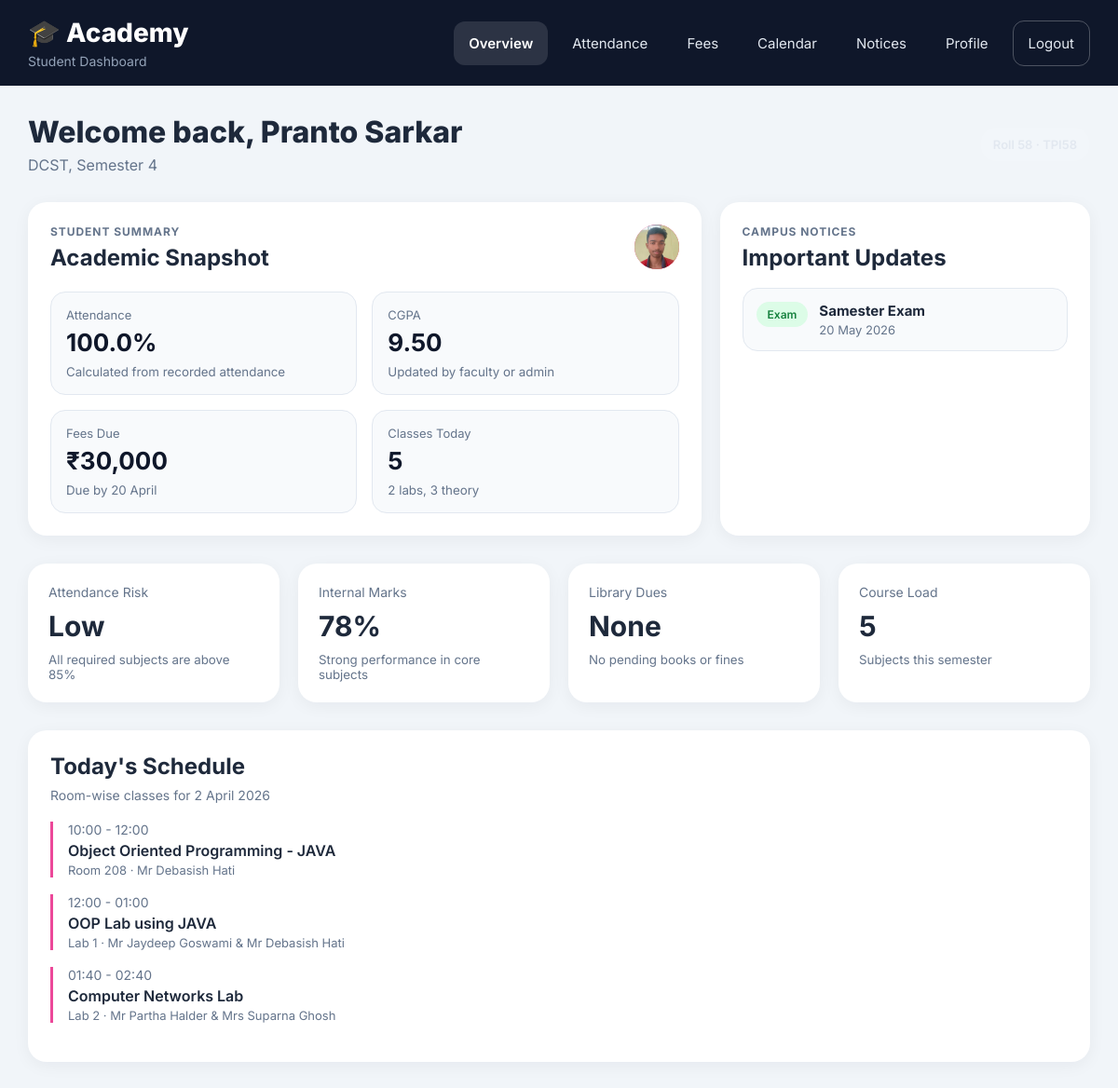
Page /students/dashboard/ (signed in) on the committed database.
### apps/students/models.py (models this page shows, shortened)
class StudentProfile(models.Model):
	GENDER_CHOICES = [
		('Male', 'Male'),
		('Female', 'Female'),
		('Other', 'Other'),
	]
	COURSE_CHOICES = [
		('DCST', 'DCST'),
		('DME', 'DME'),
		('DCE', 'DCE'),
		('DSE', 'DSE'),
		('DCFS', 'DCFS'),
		('DETC', 'DETC'),
		('DEE', 'DEE'),
	]
	SEMESTER_CHOICES = [(str(number), str(number)) for number in range(1, 7)]
	user = models.OneToOneField(User, on_delete=models.CASCADE, related_name='student_profile')
	student_id = models.CharField(max_length=20, unique=True)
	date_of_birth = models.DateField()
	gender = models.CharField(max_length=10, choices=GENDER_CHOICES)
	mobile = models.CharField(max_length=10)
	roll_no = models.PositiveIntegerField(unique=True)
	course = models.CharField(max_length=10, choices=COURSE_CHOICES)
	semester = models.CharField(max_length=1, choices=SEMESTER_CHOICES)
	advisor_faculty = models.ForeignKey('faculty.FacultyProfile', on_delete=models.SET_NULL, null=True, blank=True, related_name='advised_students')
	overall_gpa = models.DecimalField(max_digits=3, decimal_places=2, null=True, blank=True)
	address = models.TextField(blank=True)
	guardian_name = models.CharField(max_length=150)
	guardian_contact = models.CharField(max_length=10)
	profile_photo = models.ImageField(upload_to=student_profile_photo_upload_to, blank=True, null=True)
	created_at = models.DateTimeField(auto_now_add=True)
	class Meta:
		ordering = ['-created_at']

class AcademicCalendarEvent(models.Model):
	EVENT_TYPE_CHOICES = [
		('Event', 'Event'),
		('Holiday', 'Holiday'),
		('Exam', 'Exam'),
		('Notice', 'Notice'),
		('Meeting', 'Meeting'),
	]
	VISIBILITY_CHOICES = [
		('ALL', 'All Users'),
		('FACULTY_ADMIN', 'Faculty and Admin Only'),
	]
	title = models.CharField(max_length=200)
	event_date = models.DateField()
	event_type = models.CharField(max_length=20, choices=EVENT_TYPE_CHOICES, default='Event')
	description = models.TextField(blank=True)
	venue = models.CharField(max_length=200, blank=True)
	visibility = models.CharField(max_length=20, choices=VISIBILITY_CHOICES, default='ALL')
	posted_by = models.ForeignKey(User, on_delete=models.SET_NULL, null=True, blank=True, related_name='posted_academic_events')
	is_active = models.BooleanField(default=True)
	created_at = models.DateTimeField(auto_now_add=True)
	class Meta:
		ordering = ['event_date', 'title']

### apps/students/views.py (the view, shortened to what this page needs)
# urls.py: path('dashboard/', views.student_dashboard, name='dashboard'),
@login_required
def student_dashboard(request):
	profile = getattr(request.user, 'student_profile', None)
	display_name = request.user.get_full_name().strip() or request.user.username
	name_parts = [part[0].upper() for part in display_name.split() if part]
	avatar_text = ''.join(name_parts[:2]) if name_parts else display_name[:2].upper()
	today = date.today()
	selected_month_value = request.GET.get('month', '').strip()
	selected_year = today.year
	selected_month_number = today.month
	selected_month = f'{selected_year:04d}-{selected_month_number:02d}'
	selected_month_label = date(selected_year, selected_month_number, 1).strftime('%B %Y')
	calendar_weekdays = ['Mon', 'Tue', 'Wed', 'Thu', 'Fri', 'Sat', 'Sun']
	month_first_weekday, month_total_days = pycalendar.monthrange(selected_year, selected_month_number)
	month_events_qs = AcademicCalendarEvent.objects.filter(
		is_active=True,
		visibility='ALL',
		event_date__year=selected_year,
		event_date__month=selected_month_number,
	).exclude(
		event_type='Meeting',
	).order_by('event_date', 'title')
	upcoming_events_qs = AcademicCalendarEvent.objects.filter(
		is_active=True,
		visibility='ALL',
		event_date__gte=today,
	).exclude(
		event_type='Meeting',
	).order_by('event_date', 'title')
	event_badge_map = {
		'Event': 'blue',
		'Holiday': 'pink',
		'Exam': 'green',
		'Notice': 'yellow',
	}
	month_event_dates = set(month_events_qs.values_list('event_date', flat=True))
	calendar_cells = []
	for _ in range(month_first_weekday):
		calendar_cells.append({'is_empty': True, 'day_number': '', 'is_today': False, 'has_event': False})
	for day_number in range(1, month_total_days + 1):
		cell_date = date(selected_year, selected_month_number, day_number)
		calendar_cells.append({
			'is_empty': False,
			'day_number': day_number,
			'is_today': cell_date == today,
			'has_event': cell_date in month_event_dates,
		})
	while len(calendar_cells) % 7 != 0:
		calendar_cells.append({'is_empty': True, 'day_number': '', 'is_today': False, 'has_event': False})
	calendar_upcoming_dates = [
		{
			'title': item.title,
			'event_type': item.event_type,
			'event_date': item.event_date,
			'description': item.description,
		}
		for item in upcoming_events_qs[:4]
	]
	calendar_month_events = [
		{
			'title': item.title,
			'event_type': item.event_type,
			'badge_class': event_badge_map.get(item.event_type, 'blue'),
			'event_date': item.event_date,
			'description': item.description,
			'venue': item.venue,
		}
		for item in month_events_qs
	]
	attendance_overall_percentage = 0.0
	attendance_total_classes = 0
	attendance_present_classes = 0
	attendance_absent_classes = 0
	monthly_overall_percentage = 0.0
	monthly_total_classes = 0
	monthly_present_classes = 0
	monthly_absent_classes = 0
	attendance_monthly_rows = []
	fee_current_structure = None
	fee_structures = []
	fee_payment_rows = []
	fee_receipts = []
	fee_recent_payment = None
	assignment_rows = []
	fee_summary = {
		'current_semester_label': '-',
		'current_fee': 0,
		'paid_total': 0,
		'pending_balance': 0,
		'clearance_percentage': 0.0,
		'annual_total': 0,
		'payment_mode': '-',
		'due_date': None,
		'current_due_message': 'No fee structure available.',
		'paid_semesters': 0,
		'total_semesters': 0,
	}
	if profile is not None:
		assignment_rows = list(StudentAssignment.objects.filter(
			is_active=True,
			course=profile.course,
			semester=profile.semester,
		).order_by('due_date', '-created_at')[:8])
		assignment_ids = [item.id for item in assignment_rows]
		submission_map = {
			entry.assignment_id: entry
			for entry in StudentAssignmentSubmission.objects.filter(student=profile, assignment_id__in=assignment_ids)
		}
		assignment_rows = [
			{
				'assignment': item,
				'submission': submission_map.get(item.id),
			}
			for item in assignment_rows
		]
		attendance_qs = StudentAttendance.objects.filter(student=profile)
		attendance_total_classes = attendance_qs.count()
		attendance_present_classes = attendance_qs.filter(is_present=True).count()
		attendance_absent_classes = max(attendance_total_classes - attendance_present_classes, 0)
		attendance_overall_percentage = round((attendance_present_classes * 100.0 / attendance_total_classes), 1) if attendance_total_classes else 0.0
		monthly_qs = attendance_qs.filter(attendance_date__year=selected_year, attendance_date__month=selected_month_number)
		monthly_total_classes = monthly_qs.count()
		monthly_present_classes = monthly_qs.filter(is_present=True).count()
		monthly_absent_classes = max(monthly_total_classes - monthly_present_classes, 0)
		monthly_overall_percentage = round((monthly_present_classes * 100.0 / monthly_total_classes), 1) if monthly_total_classes else 0.0
		monthly_history = attendance_qs.annotate(month=TruncMonth('attendance_date')).values('month').annotate(
			total=Count('id'),
			present=Sum(Case(When(is_present=True, then=1), default=0, output_field=IntegerField())),
		).order_by('-month')[:6]
		for item in monthly_history:
			total = item['total']
			present = item['present'] or 0
			absent = max(total - present, 0)
			percentage = round((present * 100.0 / total), 1) if total else 0.0
			attendance_monthly_rows.append({
				'month_label': item['month'].strftime('%B %Y') if item['month'] else '-',
				'total': total,
				'present': present,
				'absent': absent,
				'percentage': percentage,
			})
		fee_structures_qs = FeeStructure.objects.filter(course=profile.course, is_active=True).order_by('semester', 'academic_year')
		fee_structures = list(fee_structures_qs)
		fee_payment_qs = StudentFeePayment.objects.select_related('fee_structure').filter(student=profile, fee_structure__course=profile.course)
		fee_payment_map = {}
		for structure in fee_structures:
			paid_total = fee_payment_map.get(structure.id, {}).get('paid_total', 0)
			pending_total = max(structure.total_fee - paid_total, 0)
			status_label = 'Cleared' if pending_total == 0 and structure.total_fee > 0 else ('Partial' if paid_total > 0 else 'Due')
			fee_payment_rows.append({
				'structure': structure,
				'paid_total': paid_total,
				'pending_total': pending_total,
				'status_label': status_label,
			})
		fee_current_structure = next((item for item in fee_structures if item.semester == profile.semester), fee_structures[-1] if fee_structures else None)
		fee_summary['annual_total'] = sum(structure.total_fee for structure in fee_structures)
		fee_summary['paid_total'] = sum(item['paid_total'] for item in fee_payment_rows)
		fee_summary['pending_balance'] = sum(item['pending_total'] for item in fee_payment_rows)
		fee_summary['paid_semesters'] = sum(1 for item in fee_payment_rows if item['pending_total'] == 0 and item['structure'].total_fee > 0)
		fee_summary['total_semesters'] = len(fee_payment_rows)
		fee_summary['clearance_percentage'] = (
			round(float((fee_summary['paid_total'] * Decimal('100')) / fee_summary['annual_total']), 1)
			if fee_summary['annual_total']
			else 0.0
		)
		if fee_current_structure is not None:
			current_paid_total = fee_payment_map.get(fee_current_structure.id, {}).get('paid_total', 0)
			current_pending = max(fee_current_structure.total_fee - current_paid_total, 0)
			fee_summary['current_semester_label'] = f"Semester {fee_current_structure.semester}"
			fee_summary['current_fee'] = fee_current_structure.total_fee
			fee_summary['payment_mode'] = fee_payment_map.get(fee_current_structure.id, {}).get('latest_mode', '-')
			fee_summary['due_date'] = fee_current_structure.due_date
			fee_summary['current_due_message'] = 'Current semester fee is fully cleared.' if current_pending == 0 else 'Current semester fee is pending.'
		fee_receipts = list(fee_payment_qs[:5])
		fee_recent_payment = fee_receipts[0] if fee_receipts else None
	return render(request, 'student_dashboard.html', {
		'profile': profile,
		'display_name': display_name,
		'avatar_text': avatar_text,
		'overall_gpa': profile.overall_gpa if profile else None,
		'selected_month': selected_month,
		'selected_month_label': selected_month_label,
		'attendance_overall_percentage': attendance_overall_percentage,
		'attendance_total_classes': attendance_total_classes,
		'attendance_present_classes': attendance_present_classes,
		'attendance_absent_classes': attendance_absent_classes,
		'monthly_overall_percentage': monthly_overall_percentage,
		'monthly_total_classes': monthly_total_classes,
		'monthly_present_classes': monthly_present_classes,
		'monthly_absent_classes': monthly_absent_classes,
		'attendance_monthly_rows': attendance_monthly_rows,
		'fee_current_structure': fee_current_structure,
		'fee_structures': fee_structures,
		'fee_payment_rows': fee_payment_rows,
		'fee_receipts': fee_receipts,
		'fee_recent_payment': fee_recent_payment,
		'fee_summary': fee_summary,
		'calendar_weekdays': calendar_weekdays,
		'calendar_cells': calendar_cells,
		'calendar_upcoming_dates': calendar_upcoming_dates,
		'calendar_month_events': calendar_month_events,
		'assignment_rows': assignment_rows,
	})

### media/templates/student_dashboard.html (shortened to what this page needs)
<!DOCTYPE html>
<html lang="en">
<head>
  {% load static %}
  <link rel="stylesheet" href="{% static 'css/student_dashboard.css' %}">
</head>
<body>
  <main style="display: contents;">
  <div class="dashboard">
    <header class="navbar">
      <div class="logo">
        <h1>🎓 Academy</h1>
        <p>Student Dashboard</p>
      </div>
      <nav class="nav-links" id="primary-navigation">
        <a href="#overview" class="active">Overview</a>
        <a href="#attendance">Attendance</a>
        <a href="#payments">Fees</a>
        <a href="#calendar">Calendar</a>
        <a href="#events">Notices</a>
        <a href="#profile">Profile</a>
        <form action="{% url 'students:logout' %}" method="post" class="nav-logout-form">
          <button type="submit" class="nav-logout-btn">Logout</button>
        </form>
      </nav>
    </header>
    <div class="main">
      <section class="page-section" id="overview">
        <div class="topbar">
          <div>
            <h2>Welcome back, {{ display_name }}</h2>
            <p>
              {% if profile %}
                {{ profile.get_course_display }}, Semester {{ profile.semester }}
              {% else %}
                Student account
              {% endif %}
            </p>
          </div>
          <div class="student-chip">
          </div>
        </div>
        <div class="hero-grid">
          <div class="hero-card primary-card">
            <div class="hero-card-head">
              <div>
                <p class="eyebrow">Student Summary</p>
                <h3>Academic Snapshot</h3>
              </div>
              <div class="avatar">
                {% if profile and profile.profile_photo %}
                  <img src="{{ profile.profile_photo.url }}" alt="{{ display_name }} profile photo" class="avatar-image">
                {% else %}
                  {{ avatar_text }}
                {% endif %}
              </div>
            </div>
            <div class="metric-grid">
              <div class="metric">
                <span>Attendance</span>
                <strong>{{ attendance_overall_percentage }}%</strong>
                <small>Calculated from recorded attendance</small>
              </div>
              <div class="metric">
                <span>CGPA</span>
                <strong>{% if profile and profile.overall_gpa is not None %}{{ profile.overall_gpa }}{% else %}-{% endif %}</strong>
                <small>Updated by faculty or admin</small>
              </div>
              <div class="metric">
                <span>Fees Due</span>
                <strong>₹30,000</strong>
                <small>Due by 20 April</small>
              </div>
              <div class="metric">
                <span>Classes Today</span>
                <strong>5</strong>
                <small>2 labs, 3 theory</small>
              </div>
            </div>
          </div>
          <div class="hero-card notice-card">
            <p class="eyebrow">Campus Notices</p>
            <h3>Important Updates</h3>
            <div class="notice-list">
              {% for event in calendar_upcoming_dates %}
              <div class="notice-item">
                <span class="badge {% if event.event_type == 'Exam' %}green{% elif event.event_type == 'Notice' %}blue{% elif event.event_type == 'Holiday' %}pink{% else %}yellow{% endif %}">{{ event.event_type }}</span>
                <div>
                  <strong>{{ event.title }}</strong>
                  <p>{{ event.event_date|date:'j M Y' }}</p>
                </div>
              </div>
              {% endfor %}
            </div>
          </div>
        </div>
        <div class="cards">
          <div class="card">
            <p>Attendance Risk</p>
            <h3>Low</h3>
            <small>All required subjects are above 85%</small>
          </div>
          <div class="card">
            <p>Internal Marks</p>
            <h3>78%</h3>
            <small>Strong performance in core subjects</small>
          </div>
          <div class="card">
            <p>Library Dues</p>
            <h3>None</h3>
            <small>No pending books or fines</small>
          </div>
          <div class="card">
            <p>Course Load</p>
            <h3>5</h3>
            <small>Subjects this semester</small>
          </div>
        </div>
        <div class="section-box">
          <h3>Today's Schedule</h3>
          <p class="sub">Room-wise classes for 2 April 2026</p>
          <div class="schedule-item">
            <div class="time">10:00 - 12:00</div>
            <div class="title">Object Oriented Programming - JAVA</div>
            <div class="teacher">Room 208 · Mr Debasish Hati</div>
          </div>
          <div class="schedule-item">
            <div class="time">12:00 - 01:00</div>
            <div class="title">OOP Lab using JAVA</div>
            <div class="teacher">Lab 1 · Mr Jaydeep Goswami & Mr Debasish Hati</div>
          </div>
          <div class="schedule-item">
            <div class="time">01:40 - 02:40</div>
            <div class="title">Computer Networks Lab</div>
            <div class="teacher">Lab 2 · Mr Partha Halder & Mrs Suparna Ghosh</div>
          </div>
        </div>
      </section>
    </div>
  </div>
  </main>
</body>
</html>

### rows in the picture
StudentProfile: course "DCST", semester "4", profile_photo (picture), overall_gpa "9.50"
AcademicCalendarEvent: event_type "Exam", title "Samester Exam", event_date "20 May 2026"

### other values in the picture
{{ display_name }} "Pranto Sarkar"
{{ attendance_overall_percentage }} "100.0"
